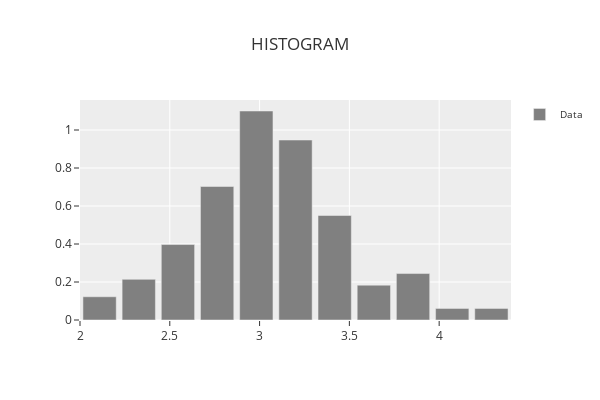

Notebook code cell kept with this figure:
### Code cell
query = "Plot histogram"
response = agent.chat(query)

### Figure 1 — Plotly figure (JSON) as saved in the notebook; plotly's stock layout.template omitted (floating-point values rounded to 4 significant figures)
{"data": [{"marker": {"color": "rgba(128,128,128,1)"}, "name": "Data", "showlegend": true, "type": "bar", "x": [2.109, 2.327, 2.545, 2.764, 2.982, 3.2, 3.418, 3.636, 3.855, 4.073, 4.291], "y": [0.1222, 0.2139, 0.3972, 0.7028, 1.1, 0.9472, 0.55, 0.1833, 0.2444, 0.06111, 0.06111]}], "layout": {"bargap": 0.15, "height": 400, "legend": {"font": {"size": 10}, "orientation": "v", "title": {"font": {"size": 10}}, "xanchor": "left", "y": 1, "yanchor": "auto"}, "title": {"text": "HISTOGRAM"}, "width": 600, "xaxis": {"title": {}}, "yaxis": {"title": {}}}}
